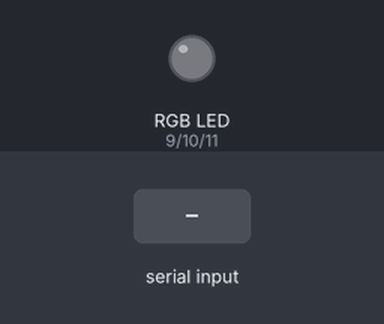
Bench run of a sketch on a simulated Arduino Uno, built with avr-gcc and run on an emulated ATmega328P. Shown: an RGB LED mixed from three pins (HIGH = lit). The inputs (shaded band) are chosen by the test bench.

Above: at 1.2 s.
1.3 s: "R" received over Serial
At 1.8 s:
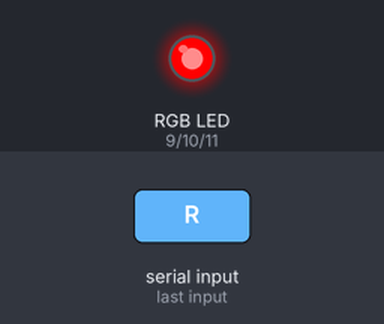
2.8 s: "G" received over Serial
At 4.0 s:
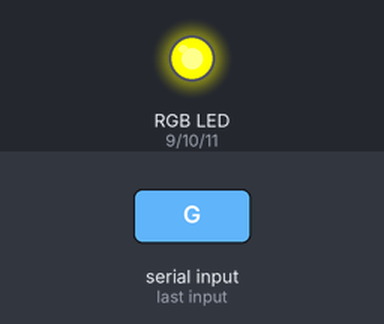
4.3 s: "B" received over Serial
At 5.3 s:
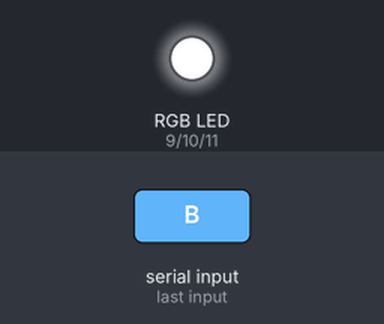
5.8 s: "R" received over Serial
At 6.5 s:
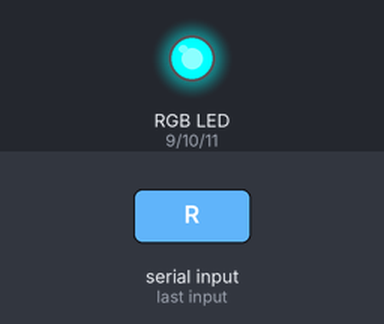
7.3 s: "G" received over Serial
At 7.6 s:
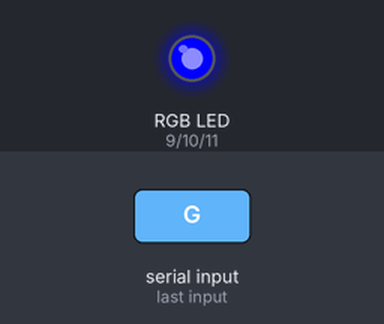
Timing chart, 0 to 9.8 s (numbered marks = the images above; inputs shaded):
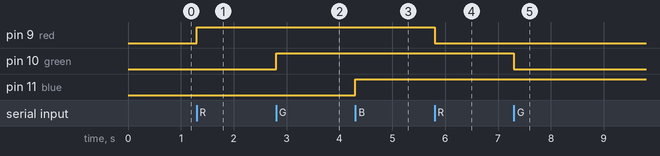

Measured:
- after the input at 1.3 s, pin 9 (red): LOW → HIGH at once
- after the input at 2.8 s, pin 10 (green): LOW → HIGH at once
- after the input at 4.3 s, pin 11 (blue): LOW → HIGH at once
- after the input at 5.8 s, pin 9 (red): HIGH → LOW at once
- after the input at 7.3 s, pin 10 (green): HIGH → LOW at once

The sketch:

ledRgb.ino
```cpp
#define red 9
#define green 10
#define blue 11
void setup(){
  pinMode(red, OUTPUT);
  pinMode(green, OUTPUT);
  pinMode(blue, OUTPUT);
  Serial.begin(9600);
}
void loop(){
  if(Serial.available()){
    char c = Serial.read();

    //Agora devemos verificar o caractere passado pelo usuário e inverter o estado do pino
    //correspondente ao canal escolhido, para isso validaremos com a estrutura switch - case
    switch(c){
      case 'R': // verificando se o caractere é R
        digitalWrite(red, !digitalRead(red)); // Fazendo a inversão do Red
        break; // Comando para parada do switch (se R não compara os demais casos)
      case 'G':
        digitalWrite(green, !digitalRead(green));
        break;
      case 'B':
        digitalWrite(blue, !digitalRead(blue));
        break;
    }
  }
}
```
